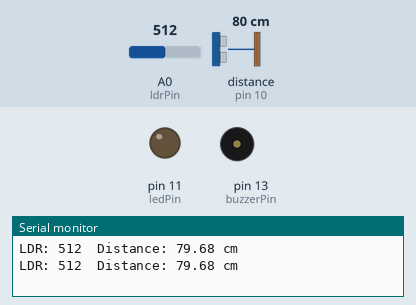
This sketch was run on a simulated Arduino Uno, built with avr-gcc and run on an emulated ATmega328P. Shown: output pins drawn as LEDs (lit = HIGH), buzzer (waves = sounding, pin HIGH), the last lines printed to the serial monitor. Wiring (inferred from the names in the program): ultrasonic range finder: trigger pin 9; echo pin 10. The inputs (shaded band) are chosen by the test bench; at power-on: A0 (ldrPin) = 512, distance to the obstacle (sensor on pin 10) 80 cm. The echo pulse lasts 58.3 µs per cm; pins used as bus, display or sensor lines are not drawn.

Above: at 3.8 s.
3.9 s: A0 (ldrPin) set to 637
7.8 s: A0 (ldrPin) set to 667
At 9.9 s:
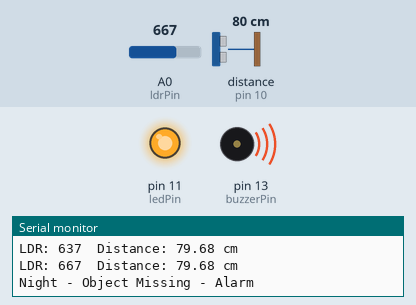
11.7 s: distance to the obstacle (sensor on pin 10) set to 7 cm
15.6 s: distance to the obstacle (sensor on pin 10) set to 4 cm
At 19.2 s:
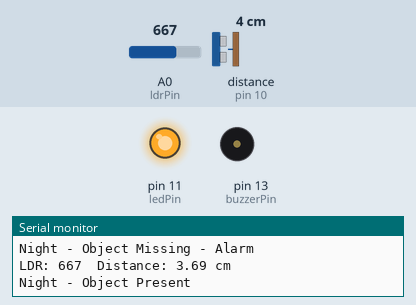
19.5 s: A0 (ldrPin) set to 839
23.4 s: A0 (ldrPin) set to 866
At 25.2 s:
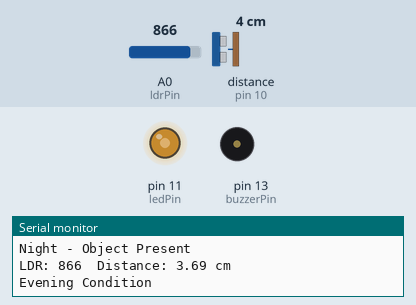
Timing chart, 0 to 26.7 s (numbered marks = the images above; inputs shaded):
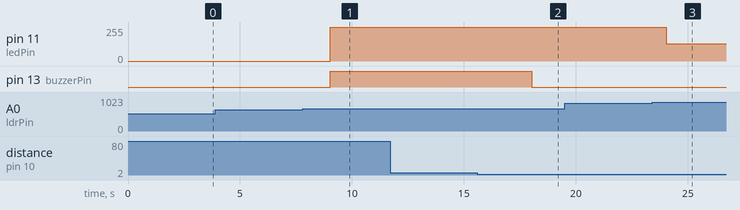

Measured:
- the behaviour switches between 649 and 650 on A0 (ldrPin) (found by bisection; images 0 and 1)
- the behaviour switches between 6 and 5 cm on distance to the obstacle (sensor on pin 10) (found by bisection; images 1 and 2)
- the behaviour switches between 849 and 850 on A0 (ldrPin) (found by bisection; images 2 and 3)
- after the input at 7.8 s, pin 11 (ledPin): 0/255 → 255/255 after 1.2 s; pin 13 (buzzerPin): LOW → HIGH after 1.2 s
- after the input at 15.6 s, pin 13 (buzzerPin): HIGH → LOW after 2.4 s
- after the input at 23.4 s, pin 11 (ledPin): 255/255 → 128/255 after 0.63 s

The sketch:

Security_NightTheftAlarm.ino
```cpp
int ldrPin = A0;
int ledPin = 11;
int buzzerPin = 13;

#define TRIG_PIN 9
#define ECHO_PIN 10

void setup() {
  pinMode(ledPin, OUTPUT);
  pinMode(buzzerPin, OUTPUT);

  pinMode(TRIG_PIN, OUTPUT);
  pinMode(ECHO_PIN, INPUT);

  Serial.begin(9600);
}

void loop() {

  int ldrValue = analogRead(ldrPin);

  digitalWrite(TRIG_PIN, LOW);
  delayMicroseconds(2);

  digitalWrite(TRIG_PIN, HIGH);
  delayMicroseconds(10);

  digitalWrite(TRIG_PIN, LOW);

  long duration = pulseIn(ECHO_PIN, HIGH);
  float distance = duration * 0.0343 / 2;

  Serial.print("LDR: ");
  Serial.print(ldrValue);
  Serial.print("  Distance: ");
  Serial.print(distance);
  Serial.println(" cm");

  if (ldrValue >= 650 && ldrValue < 850) {

    analogWrite(ledPin, 255);

    if (distance > 5) {
      digitalWrite(buzzerPin, HIGH);
      Serial.println("Night - Object Missing - Alarm");
    }
    else {
      digitalWrite(buzzerPin, LOW);
      Serial.println("Night - Object Present");
    }
  }

  else if (ldrValue >= 850 && ldrValue < 980) {

    analogWrite(ledPin, 128);
    digitalWrite(buzzerPin, LOW);

    Serial.println("Evening Condition");
  }

  else if (ldrValue >= 980) {

    analogWrite(ledPin, 0);
    digitalWrite(buzzerPin, LOW);

    Serial.println("Day Condition");
  }

  delay(3000);
}
```
